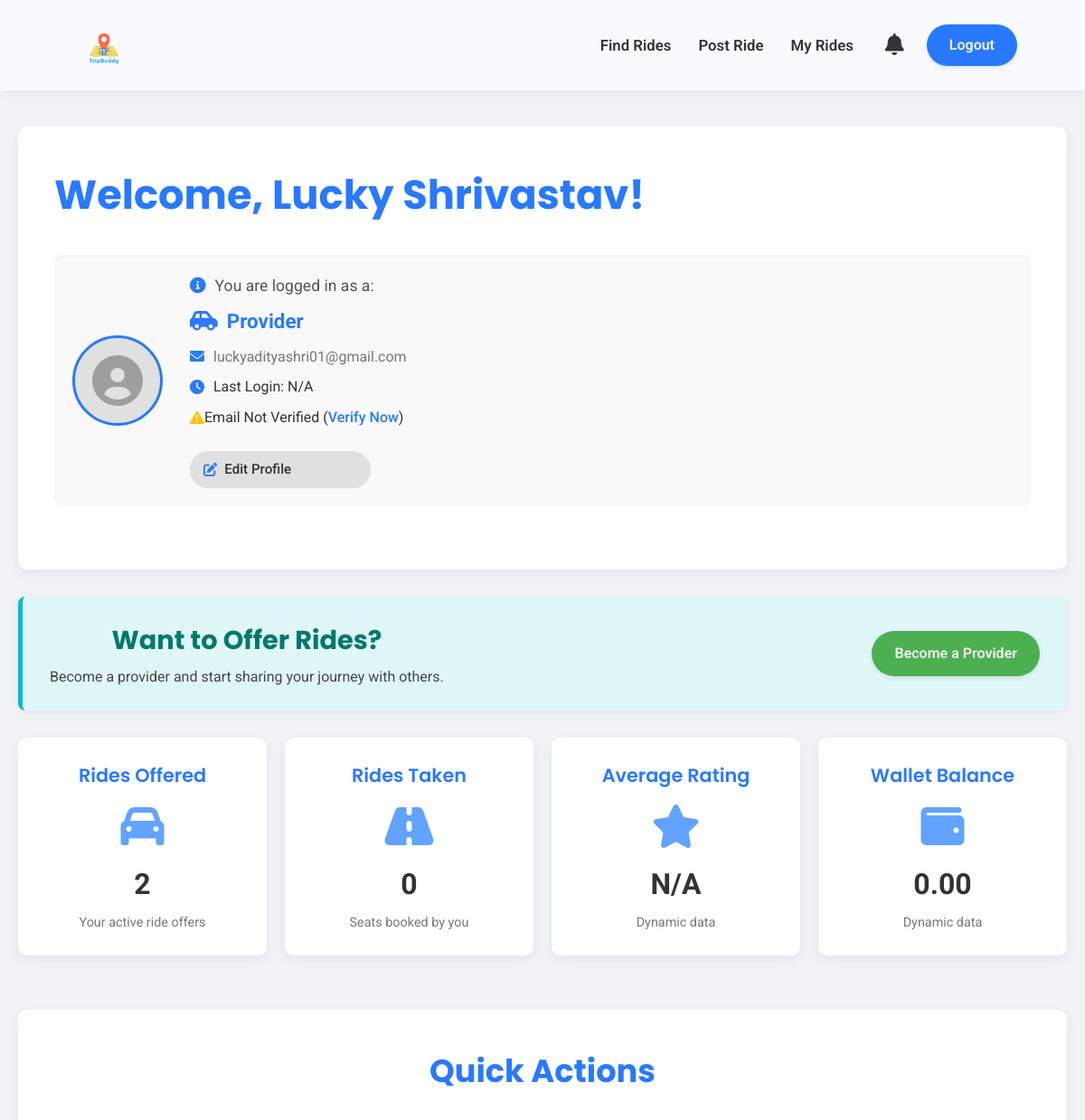
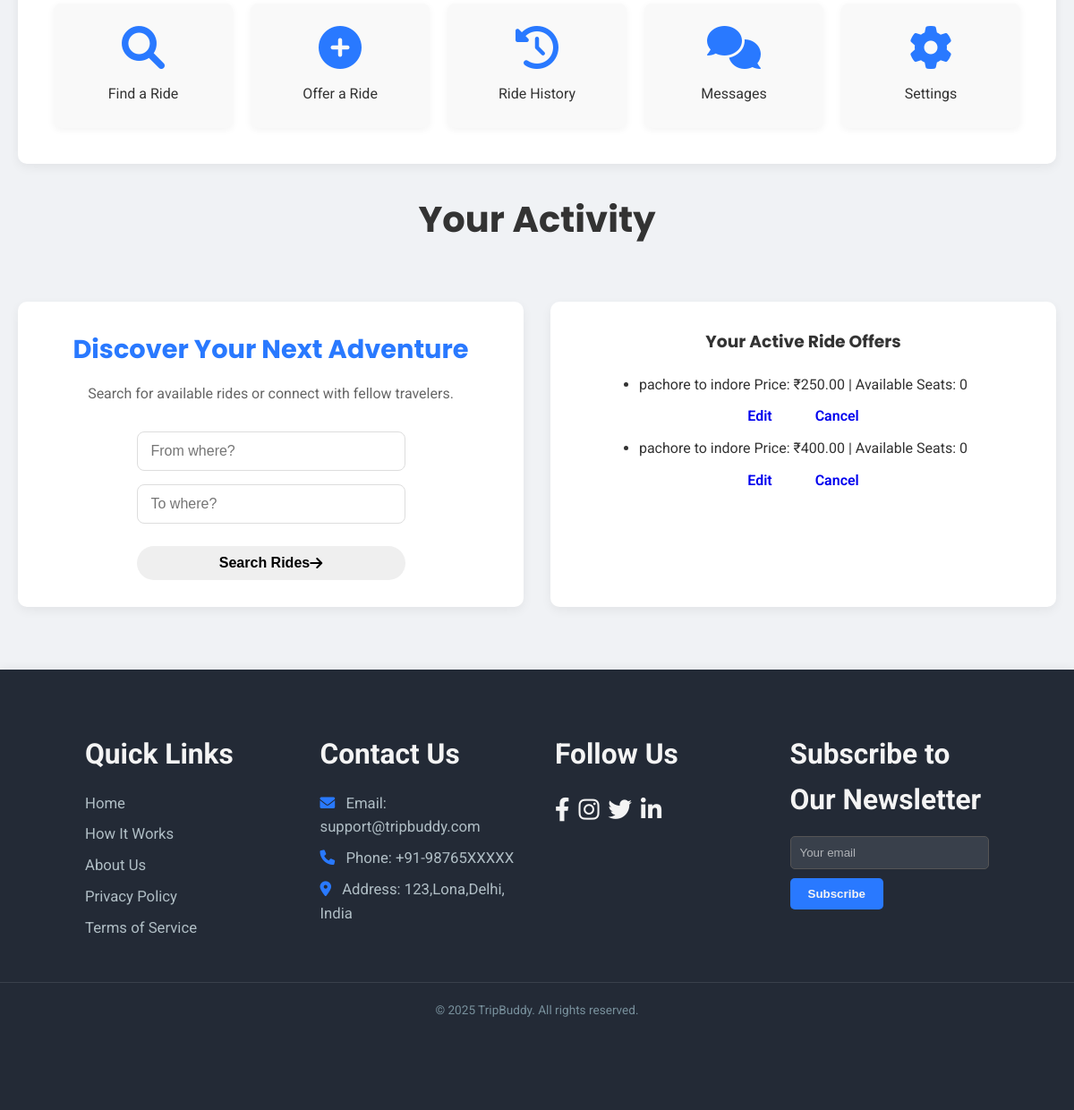
Page /dashboard (signed in) on the committed database (2 pictures, top to bottom).
### models.py (models this page shows, shortened)
class User(UserMixin, db.Model):
    id = db.Column(db.Integer, primary_key=True)
    username = db.Column(db.String(80), unique=True, nullable=False)
    email = db.Column(db.String(120), unique=True, nullable=False)
    password = db.Column(db.String(120), nullable=False)
    role = db.Column(db.String(20), nullable=False) # e.g., 'Renter', 'Provider'
    rides_created = db.relationship('Ride', backref='creator', lazy=True)
    rides_taken = db.Column(db.Integer, default=0, nullable=False) # New field to track rides taken

class Ride(db.Model):
    id = db.Column(db.Integer, primary_key=True)
    start_location = db.Column(db.String(100), nullable=False)
    end_location = db.Column(db.String(100), nullable=False)
    price = db.Column(db.Float, nullable=False)
    seats = db.Column(db.Integer, nullable=False) # Represents available seats
    creator_id = db.Column(db.Integer, db.ForeignKey('user.id'), nullable=False)

### app.py (the view)
@app.route('/dashboard')
@login_required
def dashboard():
    user_rides = Ride.query.filter_by(creator_id=current_user.id).all() #
    rides_offered_count = len(user_rides)
    rides_taken_count = current_user.rides_taken #
    return render_template('dashboard.html', name=current_user.username, role=current_user.role, user_rides=user_rides, rides_offered_count=rides_offered_count, rides_taken_count=rides_taken_count)

### app.py (called while the page is built)
@login_manager.user_loader
def load_user(user_id):
    return User.query.get(int(user_id))

### templates/dashboard.html (shortened to what this page needs)
<!DOCTYPE html>
<html lang="en">
<head>
    <link rel="stylesheet" href="https://cdnjs.cloudflare.com/ajax/libs/font-awesome/6.0.0-beta3/css/all.min.css">
    <link rel="stylesheet" href="{{ url_for('static', filename='css/main.css') }}">
    <link rel="stylesheet" href="{{ url_for('static', filename='css/dashboard.css') }}">
</head>
<body>
    <header class="dashboard-header">
        <div class="header-container">
            <div class="logo">
                <img src="{{ url_for('static', filename='images/tripbuddy.png') }}" alt="TripBuddy Logo" class="logo-img">
            </div>
            <div class="header-right-section">
                <nav class="dashboard-nav-header">
                    <ul>
                        <li><a href="{{ url_for('find_rides') }}">Find Rides</a></li>
                        <li><a href="{{ url_for('post_ride') }}">Post Ride</a></li>
                        <li><a href="#">My Rides</a></li> </ul>
                </nav>
                <div class="header-actions">
                    <button class="notification-bell" aria-label="Notifications">
                        <i class="fas fa-bell"></i>
                    </button>
                    <a href="{{ url_for('logout') }}" class="logout-btn-header">Logout</a>
                </div>
            </div>
        </div>
    </header>
    <main>
        <div class="dashboard-content">
            <h1 class="welcome-heading">Welcome, {{ name }}!</h1>
            <div class="user-summary-section">
                <div class="user-avatar-placeholder">
                    <i class="fas fa-user-circle"></i> </div>
                <div class="user-details">
                    <p class="logged-in-as"><i class="fas fa-info-circle info-icon"></i> You are logged in as a:</p>
                    <p class="user-role-display">
                        {% if role == 'Renter' %}
                            <i class="fas fa-user-tag role-icon"></i> Renter
                        {% elif role == 'Provider' %}
                            <i class="fas fa-car-side role-icon"></i> Provider
                        {% else %}
                            <i class="fas fa-user role-icon"></i> {{ role }} {% endif %}
                    </p>
                    <p class="user-email-display"><i class="fas fa-envelope email-icon"></i> {{ current_user.email }}</p>
                    <p class="user-meta-info"><i class="fas fa-clock meta-icon"></i> Last Login: {{ current_user.last_login_date | default('N/A') }}</p>
                    <p class="user-meta-info">
                        {% if current_user.is_email_verified %}
                            <i class="fas fa-check-circle verified-icon"></i> Email Verified
                        {% else %}
                            <i class="fas fa-exclamation-triangle unverified-icon"></i> Email Not Verified (<a href="#" class="verify-link">Verify Now</a>)
                        {% endif %}
                    </p>
                    <a href="#" class="edit-profile-link"><i class="fas fa-edit"></i> Edit Profile</a>
                </div>
            </div>
        </div>
        {% if role and (role.lower() == 'renter' or role.lower() == 'provider') %}
        <div class="provider-cta-section">
            <div class="provider-cta-text">
                <h2>Want to Offer Rides?</h2>
                <p>Become a provider and start sharing your journey with others.</p>
            </div>
            <a href="#" class="become-provider-btn">Become a Provider</a>
        </div>
        {% endif %}
        <div class="dashboard-stats-grid">
            <div class="stat-card">
                <h3 class="stat-title">Rides Offered</h3>
                <i class="fas fa-car stat-icon"></i>
                <p class="stat-value">{{ rides_offered_count | default(0) }}</p>
                <p class="stat-description">Your active ride offers</p>
            </div>
            <div class="stat-card">
                <h3 class="stat-title">Rides Taken</h3>
                <i class="fas fa-road stat-icon"></i>
                <p class="stat-value">{{ rides_taken_count | default(0) }}</p>
                <p class="stat-description">Seats booked by you</p>
            </div>
            <div class="stat-card">
                <h3 class="stat-title">Average Rating</h3>
                <i class="fas fa-star stat-icon"></i>
                <p class="stat-value">{{ average_rating | default('N/A') }}</p>
                <p class="stat-description">Dynamic data</p>
            </div>
            <div class="stat-card">
                <h3 class="stat-title">Wallet Balance</h3>
                <i class="fas fa-wallet stat-icon"></i>
                <p class="stat-value">{{ wallet_balance | default('0.00') }}</p>
                <p class="stat-description">Dynamic data</p>
            </div>
        </div>
        <section class="quick-actions-section">
            <h2 class="quick-actions-heading">Quick Actions</h2>
            <div class="action-grid">
                <a href="{{ url_for('find_rides') }}" class="action-card">
                    <i class="fas fa-search action-icon"></i>
                    <p class="action-text">Find a Ride</p>
                </a>
                <a href="{{ url_for('post_ride') }}" class="action-card">
                    <i class="fas fa-plus-circle action-icon"></i>
                    <p class="action-text">Offer a Ride</p>
                </a>
                <a href="#" class="action-card">
                    <i class="fas fa-history action-icon"></i>
                    <p class="action-text">Ride History</p>
                </a>
                <a href="#" class="action-card">
                    <i class="fas fa-comments action-icon"></i>
                    <p class="action-text">Messages</p>
                </a>
                <a href="#" class="action-card">
                    <i class="fas fa-cog action-icon"></i>
                    <p class="action-text">Settings</p>
                </a>
            </div>
        </section>
        <h2 class="main-activity-title">Your Activity</h2>
        <section class="activity-cards-grid">
            <div class="card discover-adventure-card">
                <h3>Discover Your Next Adventure</h3>
                <p>Search for available rides or connect with fellow travelers.</p>
                <form class="search-ride-form">
                    <input type="text" placeholder="From where?" class="form-input">
                    <input type="text" placeholder="To where?" class="form-input">
                    <button type="submit" class="btn btn-primary">Search Rides <i class="fas fa-arrow-right"></i></button>
                </form>
            </div>
            <div class="card active-offers-card">
                <h3>Your Active Ride Offers</h3>
                {% if user_rides %}
                    <ul class="offer-list">
                        {% for ride in user_rides %}
                            <li class="offer-item">
                                <span class="offer-route">{{ ride.start_location }} to {{ ride.end_location }}</span>
                                <span class="offer-details">Price: ₹{{ "%.2f"|format(ride.price) }} | Available Seats: {{ ride.seats }}</span>
                                <div class="offer-actions">
                                    <a href="#" class="btn btn-sm btn-info">Edit</a>
                                    <a href="#" class="btn btn-sm btn-danger">Cancel</a>
                                </div>
                            </li>
                        {% endfor %}
                    </ul>
                {% else %}
                    <p class="no-offers-message"><i class="fas fa-info-circle"></i> You currently have no active ride offers.</p>
                    <a href="{{ url_for('post_ride') }}" class="btn btn-secondary-outline">Post a New Ride</a>
                {% endif %}
            </div>
            </section>
        </main>
    <footer class="main-footer section-padding">
        <div class="footer-container container">
            <div class="footer-links-group">
                <h4>Quick Links</h4>
                <a href="{{ url_for('home') }}">Home</a>
                <a href="{{ url_for('home') }}#how-it-works">How It Works</a>
                <a href="{{ url_for('about') }}">About Us</a>
                <a href="#">Privacy Policy</a>
                <a href="#">Terms of Service</a>
            </div>
            <div class="footer-contact-group">
                <h4>Contact Us</h4>
                <p><i class="fas fa-envelope"></i> Email: support@tripbuddy.com</p>
                <p><i class="fas fa-phone"></i> Phone: +91-98765XXXXX</p>
                <p><i class="fas fa-map-marker-alt"></i> Address: 123,Lona,Delhi, India</p>
            </div>
            <div class="footer-social-group">
                <h4>Follow Us</h4>
                <div class="social-icons">
                    <a href="https://www.facebook.com" target="_blank" aria-label="Facebook"><i class="fab fa-facebook-f"></i></a>
                    <a href="https://www.instagram.com" target="_blank" aria-label="Instagram"><i class="fab fa-instagram"></i></a>
                    <a href="https://www.twitter.com" target="_blank" aria-label="Twitter"><i class="fab fa-twitter"></i></a>
                    <a href="https://www.linkedin.com" target="_blank" aria-label="LinkedIn"><i class="fab fa-linkedin-in"></i></a>
                </div>
            </div>
            <div class="footer-newsletter-group">
                <h4>Subscribe to Our Newsletter</h4>
                <form class="newsletter-form">
                    <input type="email" placeholder="Your email" required />
                    <button type="submit">Subscribe</button>
                </form>
            </div>
        </div>
        <p class="footer-copy">&copy; 2025 TripBuddy. All rights reserved.</p>
    </footer>
    </body>
</html>

### static/css/main.css (style rules this page uses)
* { margin: 0; padding: 0; box-sizing: border-box; }
:root { --primary-color: #2979FF; --secondary-color: #FFD600; --dark-blue-hover: #1976D2; --dark-yellow-hover: #FFC107; --text-dark: #333333; --text-light: #f4f4f4; --background-light: #ffffff; --bg-dark: #232a36; --shadow-light: rgba(0, 0, 0, 0.05); --shadow-medium: rgba(0, 0, 0, 0.15); --poppins: 'Poppins', sans-serif; --roboto: 'Roboto', sans-serif; --primary-color-dark: #1976D2; --text-white: #ffffff; --bg-card: #ffffff; --text-medium: #666; }
body { font-family: var(--roboto); line-height: 1.6; color: var(--text-dark); background-color: #F0F2F5; overflow-x: hidden; display: flex; flex-direction: column; min-height: 100vh; }
.container { width: 90%; max-width: 1200px; margin: 0 auto; }
h1, h2, h3 { font-family: var(--poppins); color: var(--text-dark); margin-bottom: 20px; }
.section-padding { padding: 80px 0; }
.logo img { height: 80px; width: auto; display: block; }
.btn, .nav-btn { display: inline-flex; align-items: center; justify-content: center; padding: 8px 20px; border-radius: 25px; text-decoration: none; font-weight: 600; transition: all 0.3s ease; font-size: 1em; border: 2px solid transparent; cursor: pointer; white-space: nowrap; }
.btn::after, .nav-btn::after { display: none; }
.main-footer { background: var(--bg-dark); color: #B0BEC5; text-align: center; box-shadow: 0 -2px 10px var(--shadow-light); padding-top: 50px; margin-top: auto; }
.main-footer .footer-container { display: flex; flex-wrap: wrap; justify-content: space-around; margin-bottom: 20px; font-size: 1.1em; padding: 0 15px; }
.footer-links-group, .footer-contact-group, .footer-social-group, .footer-newsletter-group { margin: 20px; min-width: 200px; flex: 1; max-width: 280px; text-align: left; }
.footer-links-group h4, .footer-contact-group h4, .footer-social-group h4, .footer-newsletter-group h4 { margin-bottom: 15px; font-size: 1.8em; color: var(--text-light); }
.footer-links-group a, .footer-contact-group p { display: block; color: #B0BEC5; text-decoration: none; margin-bottom: 8px; font-size: 0.95em; }
.footer-contact-group p i { margin-right: 8px; color: var(--primary-color); }
.footer-social-group .social-icons { margin-top: 0; display: flex; justify-content: flex-start; }
.footer-social-group .social-icons a { margin: 0 10px 0 0; font-size: 1.5em; color: var(--text-light); }
.footer-newsletter-group .newsletter-form { display: flex; flex-direction: column; align-items: flex-start; }
.footer-newsletter-group input { padding: 10px; width: 100%; max-width: 250px; margin-bottom: 10px; border: 1px solid #555; background-color: rgba(255, 255, 255, 0.1); color: var(--text-light); border-radius: 5px; }
.footer-newsletter-group input::placeholder { color: rgba(255, 255, 255, 0.6); }
.footer-newsletter-group button { padding: 10px 20px; background-color: var(--primary-color); color: var(--text-light); border: none; cursor: pointer; border-radius: 5px; font-weight: bold; transition: background-color 0.3s ease; }
.footer-copy { border-top: 1px solid rgba(255, 255, 255, 0.1); padding-top: 20px; margin-top: 20px; padding-bottom: 20px; font-size: 0.85em; color: #78909C; }

### rows in the picture
User: username "Lucky Shrivastav", email "luckyadityashri01@gmail.com"
Ride: start_location "pachore", end_location "indore", price "250.00", seats "0"
Ride: start_location "pachore", end_location "indore", price "400.00", seats "0"

### other values in the picture
{{ current_user.last_login_date | default('N/A') }} "N/A"
{{ rides_offered_count | default(0) }} "2"
{{ rides_taken_count | default(0) }} "0"
{{ average_rating | default('N/A') }} "N/A"
{{ wallet_balance | default('0.00') }} "0.00"
